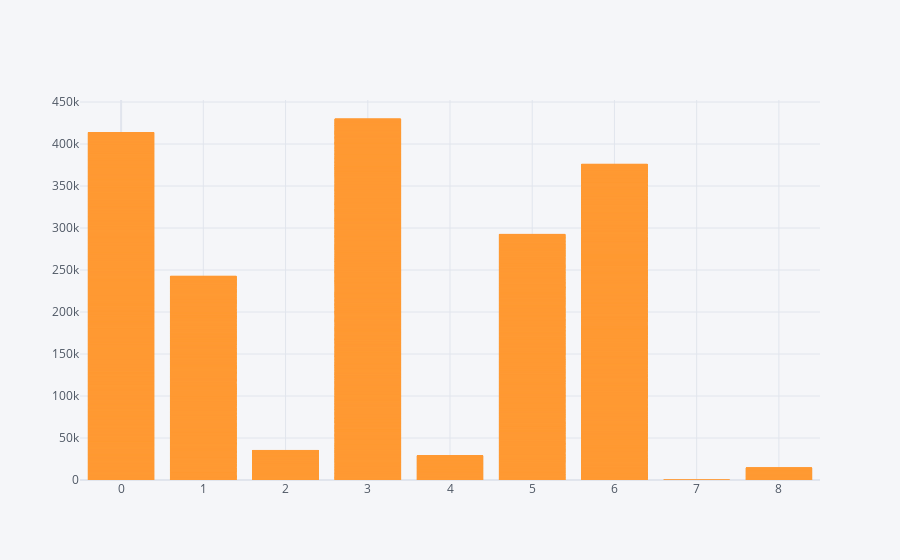

The code cell stored with this chart in its notebook:
### Markdown cell above
### Bar chart between city & Fees

### Code cell
df.iplot(kind="bar",x="city",y="Fees")

### Figure 1 — Plotly figure (JSON) as saved in the notebook; plotly's stock layout.template omitted (floating-point values rounded to 4 significant figures; data arrays with more than 128 entries replaced by an {"elided": "..."} marker saying what was removed)
{"data": [{"marker": {"color": "rgba(255, 153, 51, 0.6)", "line": {"color": "rgba(255, 153, 51, 1.0)", "width": 1}}, "name": "Fees", "orientation": "v", "text": "", "type": "bar", "x": {"elided": "5935 int values"}, "y": {"elided": "5935 int values"}}], "layout": {"legend": {"bgcolor": "#F5F6F9", "font": {"color": "#4D5663"}}, "paper_bgcolor": "#F5F6F9", "plot_bgcolor": "#F5F6F9", "title": {"font": {"color": "#4D5663"}}, "xaxis": {"gridcolor": "#E1E5ED", "showgrid": true, "tickfont": {"color": "#4D5663"}, "title": {"font": {"color": "#4D5663"}, "text": ""}, "zerolinecolor": "#E1E5ED"}, "yaxis": {"gridcolor": "#E1E5ED", "showgrid": true, "tickfont": {"color": "#4D5663"}, "title": {"font": {"color": "#4D5663"}, "text": ""}, "zerolinecolor": "#E1E5ED"}}}
